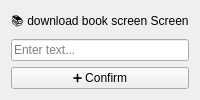
<?xml version="1.0" encoding="UTF-8"?>
<ui version="4.0">
 <class>download_book_screen</class>
 <widget class="QWidget" name="download_book_screen">
  <layout class="QVBoxLayout" name="verticalLayout">
   <item>
    <widget class="QLabel" name="label_heading">
     <property name="text">
      <string>📚 download book screen Screen</string>
     </property>
     <property name="alignment">
      <set>Qt::AlignCenter</set>
     </property>
    </widget>
   </item>
   <item>
    <widget class="QLineEdit" name="titleInput">
     <property name="placeholderText">
      <string>Enter text...</string>
     </property>
    </widget>
   </item>
   <item>
    <widget class="QPushButton" name="saveButton">
     <property name="text">
      <string>➕ Confirm</string>
     </property>
    </widget>
   </item>
  </layout>
 </widget>
 <resources/>
 <connections/>
</ui>
